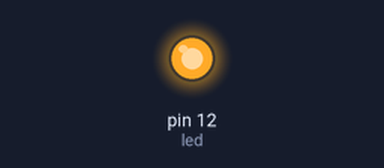
Bench run of a sketch on a simulated Arduino Uno, built with avr-gcc and run on an emulated ATmega328P. Shown: output pins drawn as LEDs (lit = HIGH). Random numbers use the default seed unless the sketch sets one.

Above: at 0.05 s.
At 9.33 s:
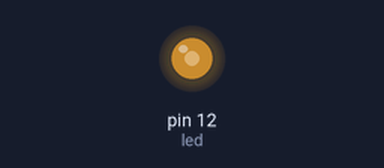
At 17.41 s:
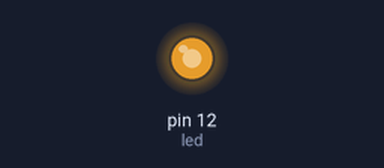
At 37.72 s:
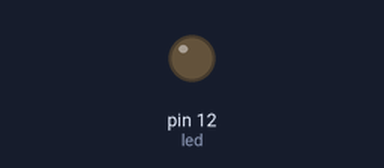
Timing chart, 0 to 40.0 s (numbered marks = the images above):
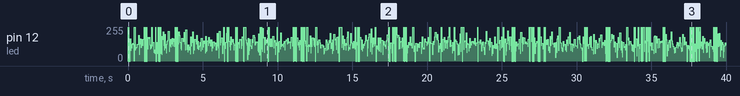

The sketch:

candleExample.ino
```cpp
/*
 Make it look like a candle
 */
 float candle = 0.0;
 byte led = 12;


// the setup function runs once when you press reset or power the board
void setup() {
  // initialize digital pin 13 as an output.
  pinMode(led, OUTPUT);
}

// the loop function runs over and over again forever
void loop() {
  candle = random(0,20);
  digitalWrite(led, HIGH);   // turn the LED on (HIGH is the voltage level)
  delay(candle);
  candle = random(0,20);  // wait for a second
  digitalWrite(led, LOW);    // turn the LED off by making the voltage LOW
  delay(candle);              // wait for a second
}
```
